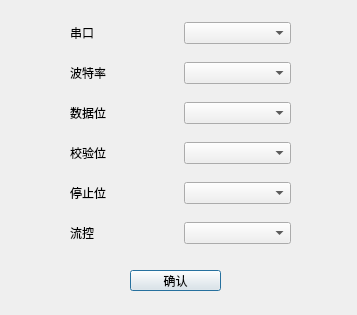
<?xml version="1.0" encoding="UTF-8"?>
<ui version="4.0">
 <class>ConfigDialog</class>
 <widget class="QDialog" name="ConfigDialog">
  <property name="geometry">
   <rect>
    <x>0</x>
    <y>0</y>
    <width>357</width>
    <height>315</height>
   </rect>
  </property>
  <property name="windowTitle">
   <string>Dialog</string>
  </property>
  <widget class="QPushButton" name="configPushButton">
   <property name="geometry">
    <rect>
     <x>130</x>
     <y>270</y>
     <width>91</width>
     <height>21</height>
    </rect>
   </property>
   <property name="text">
    <string>确认</string>
   </property>
  </widget>
  <widget class="QWidget" name="">
   <property name="geometry">
    <rect>
     <x>70</x>
     <y>10</y>
     <width>221</width>
     <height>251</height>
    </rect>
   </property>
   <layout class="QVBoxLayout" name="verticalLayout">
    <item>
     <layout class="QHBoxLayout" name="horizontalLayout">
      <item>
       <widget class="QLabel" name="comLabel">
        <property name="text">
         <string>串口</string>
        </property>
       </widget>
      </item>
      <item>
       <widget class="QComboBox" name="comComboBox"/>
      </item>
     </layout>
    </item>
    <item>
     <layout class="QHBoxLayout" name="horizontalLayout_2">
      <item>
       <widget class="QLabel" name="baudLabel">
        <property name="text">
         <string>波特率</string>
        </property>
       </widget>
      </item>
      <item>
       <widget class="QComboBox" name="baudComboBox"/>
      </item>
     </layout>
    </item>
    <item>
     <layout class="QHBoxLayout" name="horizontalLayout_3">
      <item>
       <widget class="QLabel" name="dataLabel">
        <property name="text">
         <string>数据位</string>
        </property>
       </widget>
      </item>
      <item>
       <widget class="QComboBox" name="DataComboBox"/>
      </item>
     </layout>
    </item>
    <item>
     <layout class="QHBoxLayout" name="horizontalLayout_4">
      <item>
       <widget class="QLabel" name="parityLabel">
        <property name="text">
         <string>校验位</string>
        </property>
       </widget>
      </item>
      <item>
       <widget class="QComboBox" name="parityComboBox"/>
      </item>
     </layout>
    </item>
    <item>
     <layout class="QHBoxLayout" name="horizontalLayout_5">
      <item>
       <widget class="QLabel" name="stopLabel">
        <property name="text">
         <string>停止位</string>
        </property>
       </widget>
      </item>
      <item>
       <widget class="QComboBox" name="stopComboBox"/>
      </item>
     </layout>
    </item>
    <item>
     <layout class="QHBoxLayout" name="horizontalLayout_6">
      <item>
       <widget class="QLabel" name="flowLabel">
        <property name="text">
         <string>流控</string>
        </property>
       </widget>
      </item>
      <item>
       <widget class="QComboBox" name="flowComboBox"/>
      </item>
     </layout>
    </item>
   </layout>
  </widget>
 </widget>
 <resources/>
 <connections/>
</ui>
